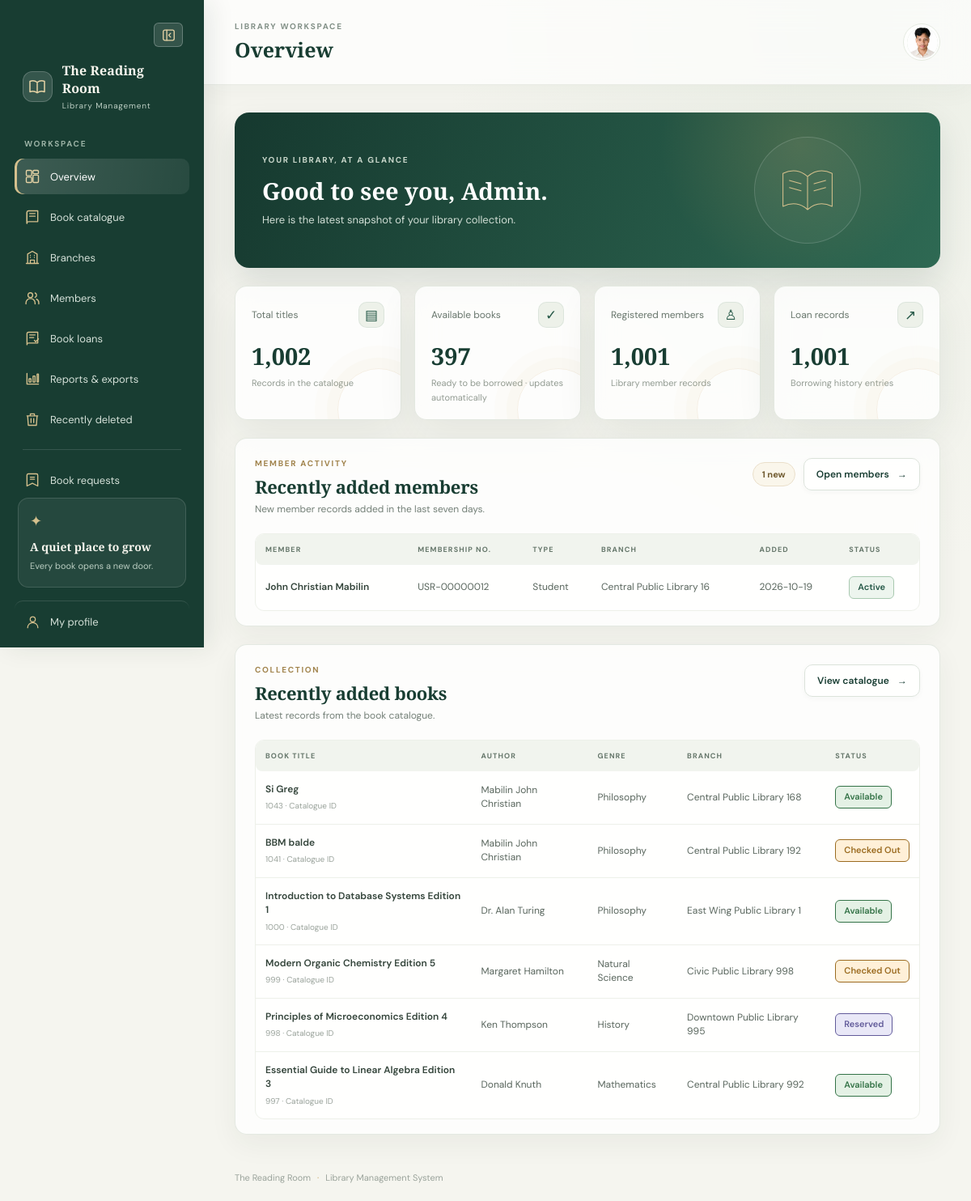
/dashboard.php (signed in), run on the app's committed database.
### tables this page shows
CREATE TABLE IF NOT EXISTS `members` (
  `member_id` int NOT NULL AUTO_INCREMENT,
  `membership_number` varchar(30) NOT NULL,
  `first_name` varchar(50) NOT NULL,
  `last_name` varchar(50) NOT NULL,
  `email` varchar(100) NOT NULL,
  `phone_number` varchar(25) NOT NULL,
  `home_branch_id` int NOT NULL,
  `membership_type` enum('Student','Faculty','Regular','Senior','Corporate') NOT NULL,
  `account_status` enum('Active','Suspended','Expired','Pending') NOT NULL,
  `max_borrow_limit` int NOT NULL DEFAULT '5',
  `registration_date` date NOT NULL,
  `expiration_date` date NOT NULL,
  `user_id` int unsigned DEFAULT NULL,
  PRIMARY KEY (`member_id`),
  UNIQUE KEY `membership_number` (`membership_number`),
  UNIQUE KEY `email` (`email`),
  UNIQUE KEY `uq_members_user_id` (`user_id`),
  KEY `fk_members_branch` (`home_branch_id`),
  CONSTRAINT `fk_members_branch` FOREIGN KEY (`home_branch_id`) REFERENCES `branches` (`branch_id`) ON DELETE RESTRICT ON UPDATE CASCADE,
  CONSTRAINT `fk_members_user` FOREIGN KEY (`user_id`) REFERENCES `users` (`user_id`) ON DELETE SET NULL ON UPDATE CASCADE
);

CREATE TABLE IF NOT EXISTS `branches` (
  `branch_id` int NOT NULL AUTO_INCREMENT,
  `branch_code` varchar(20) NOT NULL,
  `branch_name` varchar(100) NOT NULL,
  `street_address` varchar(150) NOT NULL,
  `city` varchar(80) NOT NULL,
  `state_province` varchar(80) NOT NULL,
  `postal_code` varchar(20) NOT NULL,
  `contact_phone` varchar(25) NOT NULL,
  `contact_email` varchar(100) NOT NULL,
  `opening_time` time NOT NULL,
  `closing_time` time NOT NULL,
  `capacity` int NOT NULL,
  `established_date` date NOT NULL,
  PRIMARY KEY (`branch_id`),
  UNIQUE KEY `branch_code` (`branch_code`)
);

CREATE TABLE IF NOT EXISTS `books` (
  `book_id` int NOT NULL AUTO_INCREMENT,
  `isbn` varchar(20) NOT NULL,
  `title` varchar(200) NOT NULL,
  `author_name` varchar(100) NOT NULL,
  `genre` varchar(50) NOT NULL,
  `publisher` varchar(100) NOT NULL,
  `publication_year` int NOT NULL,
  `language_code` varchar(10) NOT NULL DEFAULT 'ENG',
  `page_count` int NOT NULL,
  `call_number` varchar(50) NOT NULL,
  `allocated_branch_id` int NOT NULL,
  `shelf_location` varchar(30) NOT NULL,
  `status` enum('Available','Checked Out','Reserved','Under Maintenance','Lost') NOT NULL,
  PRIMARY KEY (`book_id`),
  UNIQUE KEY `isbn` (`isbn`),
  KEY `fk_books_branch` (`allocated_branch_id`),
  CONSTRAINT `fk_books_branch` FOREIGN KEY (`allocated_branch_id`) REFERENCES `branches` (`branch_id`) ON DELETE RESTRICT ON UPDATE CASCADE
);

### includes/auth.php (called while the page is built, shortened)
<?php
function e($value): string
{
    return htmlspecialchars((string) ($value ?? ''), ENT_QUOTES, 'UTF-8');
}

### dashboard.php (the view, shortened to what this page needs)
<?php
require __DIR__ . '/includes/auth.php';
require __DIR__ . '/database.php';
$counts = ['books' => 0, 'members' => 0, 'loans' => 0, 'available' => 0];
foreach ([
  'books' => "SELECT COUNT(*) AS total FROM books",
  'members' => "SELECT COUNT(*) AS total FROM members",
  'loans' => "SELECT COUNT(*) AS total FROM book_loans",
  'available' => "SELECT COUNT(*) AS total FROM books WHERE status='Available'"
] as $key => $sql) {
  $res = mysqli_query($conn, $sql);
  if ($res) {
    $row = mysqli_fetch_assoc($res);
    $counts[$key] = (int) $row['total'];
  }
}
$recentSql = "SELECT b.book_id, b.title, b.author_name, b.genre, b.status, br.branch_name
              FROM books b INNER JOIN branches br ON b.allocated_branch_id = br.branch_id
              ORDER BY b.book_id DESC LIMIT 6";
$recent = mysqli_query($conn, $recentSql);
$isAdmin = (($_SESSION['role'] ?? '') === 'Admin');
$recentMembers = null;
$newMembersThisWeek = 0;
if ($isAdmin) {
  $newMemberCountResult = mysqli_query($conn, "SELECT COUNT(*) AS total FROM members WHERE registration_date >= DATE_SUB(CURDATE(), INTERVAL 7 DAY)");
  if ($newMemberCountResult) $newMembersThisWeek = (int) (mysqli_fetch_assoc($newMemberCountResult)['total'] ?? 0);
  $recentMembers = mysqli_query($conn, "SELECT m.member_id,m.membership_number,m.first_name,m.last_name,m.membership_type,m.account_status,m.registration_date,b.branch_name FROM members m LEFT JOIN branches b ON b.branch_id=m.home_branch_id WHERE m.registration_date >= DATE_SUB(CURDATE(), INTERVAL 7 DAY) ORDER BY m.member_id DESC LIMIT 6");
}
require __DIR__ . '/includes/header.php';
?>
<section class="welcome-banner">
  <div>
    <div class="eyebrow">YOUR LIBRARY, AT A GLANCE</div>
    <h2>Good to see you, <?= e($_SESSION['first_name']) ?>.</h2>
    <p>Here is the latest snapshot of your library collection.</p>
  </div>
  <div class="banner-mark" aria-hidden="true"><svg viewBox="0 0 100 100">
      <path d="M12 24c15-7 28-4 38 5v51C40 71 27 68 12 75zM88 24c-15-7-28-4-38 5v51c10-9 23-12 38-5z" />
      <path d="M22 35l18 5M22 46l18 5M78 35L60 40M78 46L60 51" />
    </svg></div>
</section>
<div class="stats-grid">
  <article class="stat-card">
    <div class="stat-top"><span>Total titles</span><span class="stat-icon">▤</span></div>
    <strong><?= number_format($counts['books']) ?></strong><small>Records in the catalogue</small>
  </article>
  <article class="stat-card">
    <div class="stat-top"><span>Available books</span><span class="stat-icon">✓</span></div>
    <strong id="available-book-count" aria-live="polite"><?= number_format($counts['available']) ?></strong><small>Ready to be borrowed · updates automatically</small>
  </article>
  <article class="stat-card">
    <div class="stat-top"><span>Registered members</span><span class="stat-icon">♙</span></div>
    <strong><?= number_format($counts['members']) ?></strong><small>Library member records</small>
  </article>
  <article class="stat-card">
    <div class="stat-top"><span>Loan records</span><span class="stat-icon">↗</span></div>
    <strong><?= number_format($counts['loans']) ?></strong><small>Borrowing history entries</small>
  </article>
</div>
<?php if ($isAdmin): ?>
<section class="panel dashboard-member-notifications">
  <div class="panel-heading">
    <div><div class="eyebrow">MEMBER ACTIVITY</div><h2>Recently added members</h2><p>New member records added in the last seven days.</p></div>
    <div class="dashboard-notification-tools"><span class="dashboard-new-count" id="new-member-count" data-count="<?= $newMembersThisWeek ?>" aria-live="polite"><?= number_format($newMembersThisWeek) ?> new</span><a class="button button-outline" href="members/index.php">Open members <span aria-hidden="true">→</span></a></div>
  </div>
  <div class="table-wrap"><table><thead><tr><th>MEMBER</th><th>MEMBERSHIP NO.</th><th>TYPE</th><th>BRANCH</th><th>ADDED</th><th>STATUS</th></tr></thead><tbody id="recent-members-body">
  <?php if ($recentMembers && mysqli_num_rows($recentMembers) > 0): while ($member = mysqli_fetch_assoc($recentMembers)): ?>
    <tr><td><strong><?= e($member['first_name'] . ' ' . $member['last_name']) ?></strong></td><td><?= e($member['membership_number']) ?></td><td><?= e($member['membership_type']) ?></td><td><?= e($member['branch_name'] ?: '—') ?></td><td><?= e($member['registration_date']) ?></td><td><span class="status status-<?= strtolower(str_replace(' ', '-', $member['account_status'])) ?>"><?= e($member['account_status']) ?></span></td></tr>
  <?php endwhile; else: ?><tr><td colspan="6" class="empty-state">No new members in the last seven days.</td></tr><?php endif; ?>
  </tbody></table></div>
</section>
<?php endif; ?>
<section class="panel">
  <div class="panel-heading">
    <div>
      <div class="eyebrow">COLLECTION</div>
      <h2>Recently added books</h2>
      <p>Latest records from the book catalogue.</p>
    </div><a class="button button-outline" href="books/index.php">View catalogue <span>→</span></a>
  </div>
  <div class="table-wrap">
    <table>
      <thead>
        <tr>
          <th>BOOK TITLE</th>
          <th>AUTHOR</th>
          <th>GENRE</th>
          <th>BRANCH</th>
          <th>STATUS</th>
        </tr>
      </thead>
      <tbody>
        <?php if ($recent && mysqli_num_rows($recent) > 0):
          while ($book = mysqli_fetch_assoc($recent)): ?>
            <tr>
              <td><strong><?= e($book['title']) ?></strong><small class="cell-sub"><?= e($book['book_id']) ?> · Catalogue
                  ID</small></td>
              <td><?= e($book['author_name']) ?></td>
              <td><?= e($book['genre']) ?></td>
              <td><?= e($book['branch_name']) ?></td>
              <td><span
                  class="status status-<?= strtolower(str_replace(' ', '-', $book['status'])) ?>"><?= e($book['status']) ?></span>
              </td>
            </tr>
          <?php endwhile; else: ?>
          <tr>
            <td colspan="5" class="empty-state">No book records found.</td>
          </tr><?php endif; ?>
      </tbody>
    </table>
  </div>
</section>
<?php require __DIR__ . '/includes/footer.php'; ?>

### data on the page
members: first_name+last_name "John Christian Mabilin", membership_number "USR-00000012", membership_type "Student", home_branch.branch_name "Central Public Library 16", registration_date "2026-10-19", account_status "Active"
books: title "Si Greg", book_id "1043", author_name "Mabilin John Christian", genre "Philosophy", allocated_branch.branch_name "Central Public Library 168", status "Available"
books: title "BBM balde", book_id "1041", author_name "Mabilin John Christian", genre "Philosophy", allocated_branch.branch_name "Central Public Library 192", status "Checked Out"
books: title "Introduction to Database Systems Edition 1", book_id "1000", author_name "Dr. Alan Turing", genre "Philosophy", allocated_branch.branch_name "East Wing Public Library 1", status "Available"
books: title "Modern Organic Chemistry Edition 5", book_id "999", author_name "Margaret Hamilton", genre "Natural Science", allocated_branch.branch_name "Civic Public Library 998", status "Checked Out"
books: title "Principles of Microeconomics Edition 4", book_id "998", author_name "Ken Thompson", genre "History", allocated_branch.branch_name "Downtown Public Library 995", status "Reserved"
books: title "Essential Guide to Linear Algebra Edition 3", book_id "997", author_name "Donald Knuth", genre "Mathematics", allocated_branch.branch_name "Central Public Library 992", status "Available"

### other printed values
$pageTitle "Overview"
$_SESSION['first_name'] "Admin"
$counts['books'] "1,002"
$counts['available'] "397"
$counts['members'] "1,001"
$counts['loans'] "1,001"
$newMembersThisWeek "1"
